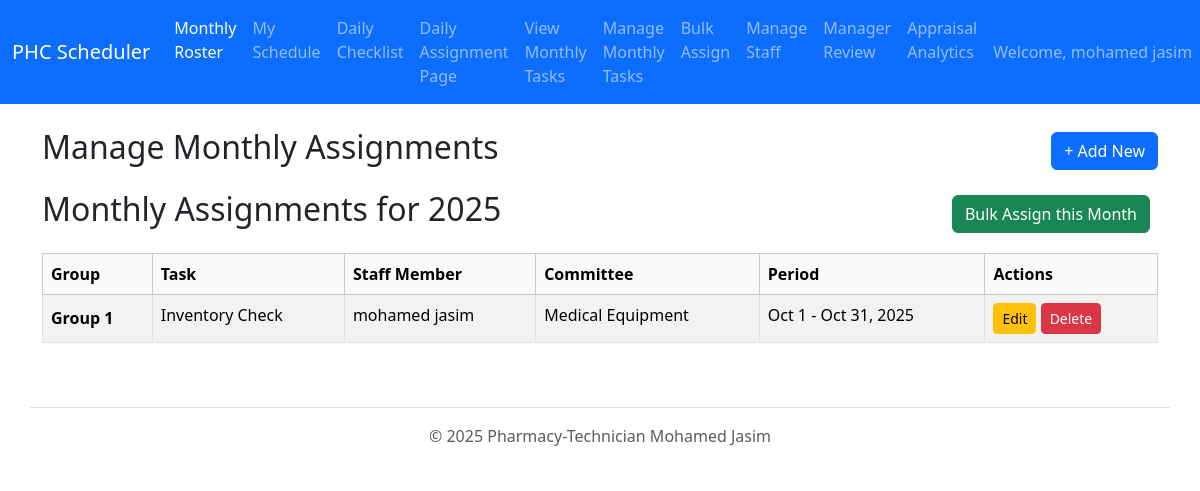
The app's page /monthly-assignments/ (signed in) with its own data.
### main_app/models.py (models this page shows, shortened)
class User(AbstractUser):
    class Role(models.TextChoices):
        NURSE = 'NURSE', 'Nurse'
        MAS = 'MAS', 'MAS (Auxiliary)'
        NURSE_MANAGER = 'MANAGER', 'Nurse Manager'
    username = models.CharField(
        max_length=150,
        unique=True,
        help_text="The part of the email before @phc.gov.bh"
    )
    email = models.EmailField(blank=True)
    phone_number = PhoneNumberField(
        unique=True,
        region='BH',
        help_text="Must be a unique Bahraini phone number."
    )
    employee_id = models.IntegerField(unique=True, blank=True, null=True)
    role = models.CharField(max_length=7, choices=Role.choices, default=Role.NURSE)
    USERNAME_FIELD = 'username'
    REQUIRED_FIELDS = ['first_name', 'last_name', 'phone_number']

class MonthlyAssignment(models.Model):
    staff = models.ForeignKey(User, on_delete=models.CASCADE, related_name='monthly_assignments')
    task = models.ForeignKey(MonthlyTask, on_delete=models.CASCADE, related_name='assignments')
    start_date = models.DateField()
    end_date = models.DateField()
    group = models.CharField(
        max_length=50,
        blank=True,
        null=True,
        help_text="e.g., Group 1, Group 2, Clinic"
    )
    committee = models.CharField(
        max_length=100,
        blank=True,
        null=True,
        help_text="e.g., Medical Equipment, Emergency, Health Promotion"
    )
    notes = models.TextField(blank=True, help_text="Explain why this assignment is split, if applicable.")
    class Meta:
        ordering = ['group', 'task__name', 'start_date']

class MonthlyTask(models.Model):
    name = models.CharField(max_length=200, unique=True)

### main_app/views.py (the view)
# urls.py: path('monthly-assignments/', views.MonthlyAssignmentListView.as_view(), name='monthly_assignment_list'),
class MonthlyAssignmentListView(LoginRequiredMixin, ManagerRequiredMixin, ListView):
    model = MonthlyAssignment
    template_name = 'monthlyassignment_list.html'
    context_object_name = 'assignments'
    ordering = ['-start_date']
    def get_context_data(self, **kwargs):
        context = super().get_context_data(**kwargs)
        today = datetime.date.today()
        context['year'] = today.year
        context['month'] = today.month
        return context

### main_app/views.py (called while the page is built)
    def test_func(self):
        return self.request.user.role == "MANAGER"

### main_app/templates/monthlyassignment_list.html (shortened to what this page needs)
{% extends 'base.html' %}
{% block content %}
<div class="d-flex justify-content-between align-items-center mb-3">
    <h2>Manage Monthly Assignments</h2>
    <a href="{% url 'main_app:monthly_assignment_create' %}" class="btn btn-primary">+ Add New</a>
</div>
<div class="d-flex justify-content-between align-items-center mb-3">
    <h2>Monthly Assignments for {{ month_name }} {{ year }}</h2>
    <div> <a href="{% url 'main_app:monthly_assignment_bulk_assign' year month %}" class="btn btn-success me-2">Bulk Assign this Month</a>
    </div>
</div>
<div class="table-responsive">
    <table class="table table-striped table-bordered">
        <thead class="table-light">
            <tr>
                <th>Group</th>
                <th>Task</th>
                <th>Staff Member</th>
                <th>Committee</th>
                <th>Period</th>
                <th>Actions</th>
            </tr>
        </thead>
        <tbody>
            {% regroup assignments by group as assignments_by_group %}
            {% for group in assignments_by_group %}
                {% for assignment in group.list %}
                <tr>
                    {% if forloop.first %}
                        <td rowspan="{{ group.list|length }}" class="align-middle fw-bold">{{ group.grouper|default:"N/A" }}</td>
                    {% endif %}
                    <td>{{ assignment.task.name }}</td>
                    <td>{{ assignment.staff.get_full_name }}</td>
                    <td>{{ assignment.committee|default:"-" }}</td>
                    <td>{{ assignment.start_date|date:"M j" }} - {{ assignment.end_date|date:"M j, Y" }}</td>
                    <td>
                        <a href="{% url 'main_app:monthly_assignment_edit' assignment.pk %}" class="btn btn-sm btn-warning">Edit</a>
                        <a href="{% url 'main_app:monthly_assignment_delete' assignment.pk %}" class="btn btn-sm btn-danger">Delete</a>
                    </td>
                </tr>
                {% endfor %}
            {% empty %}
            <tr>
                <td colspan="6" class="text-center">No monthly assignments found.</td>
            </tr>
            {% endfor %}
        </tbody>
    </table>
</div>
{% endblock %}

### main_app/templates/base.html (shortened to what this page needs)
{% load static %}
<!DOCTYPE html>
<html lang="en">
<head>
  <link href="https://cdn.jsdelivr.net/npm/bootstrap@5.3.3/dist/css/bootstrap.min.css" rel="stylesheet">
  <link rel="stylesheet" href="{% static 'css/print.css' %}" media="print">
</head>
<body>
  <nav class="navbar navbar-expand-lg navbar-dark bg-primary">
    <div class="container-fluid">
      <a class="navbar-brand" href="{% url 'main_app:index' %}">PHC Scheduler</a>
      <div class="collapse navbar-collapse" id="navbarNav">
        <div class="navbar-nav me-auto">
          <a class="nav-link active" href="{% url 'main_app:index' %}">Monthly Roster</a>
          <a class="nav-link" href="{% url 'main_app:my_schedule' %}">My Schedule</a>
          <a class="nav-link" href="{% url 'main_app:checklist' %}">Daily Checklist</a>
          {% if request.user.role == 'MANAGER' %}
          <a class="nav-link" href="{% url 'main_app:daily_assign_redirect' %}">Daily Assignment Page</a>
          <a class="nav-link" href="{% url 'main_app:monthly_assignment_today' %}">View Monthly Tasks</a>
          <a class="nav-link" href="{% url 'main_app:monthly_assignment_list' %}">Manage Monthly Tasks</a>
          <a class="nav-link" href="{% url 'main_app:bulk_assign' %}">Bulk Assign</a>
          <a class="nav-link" href="{% url 'main_app:staff_list' %}">Manage Staff</a>
          <a class="nav-link" href="{% url 'main_app:manager_review' %}">Manager Review</a>
          <a class="nav-link" href="{% url 'main_app:appraisal_analytics' %}">Appraisal Analytics</a>
          {% endif %}
        </div>
        <div class="navbar-nav">
          <li class="nav-item dropdown">
            <a class="nav-link dropdown-toggle" href="#" role="button" data-bs-toggle="dropdown">
              Welcome, {{ request.user.get_full_name }}
            </a>
          </li>
        </div>
      </div>
    </div>
  </nav>
  <main class="container mt-4">
    {% block content %}
    {% endblock %}
  </main>
  <footer class="container mt-5 py-3 text-center text-muted border-top">
    &copy; 2025 Pharmacy-Technician Mohamed Jasim
  </footer>
</body>
</html>

### main_app/static/css/print.css (style rules this page uses)
body { font-size: 10pt; color: #000; background: #fff; }
.navbar, footer, .btn, .alert, a[href*='/edit'], a[href*='/delete'] { display: none !important; }
a:after { content: " (" attr(href) ")"; }
table a:after { content: ""; }
.container, .container-fluid, .table-responsive { width: 100% !important; margin: 0 !important; padding: 0 !important; }
table, .table { width: 100% !important; border: 1px solid #000; }
.table th, .table td { border: 1px solid #ccc !important; }
h1, h2, h3 { page-break-after: avoid; }

### records on screen
User: user.get_full_name "mohamed jasim"
MonthlyAssignment: grouper "Group 1", task.name "Inventory Check", staff.get_full_name "mohamed jasim", committee "Medical Equipment", start_date "Oct 1", end_date "Oct 31, 2025"

### other values on screen
{{ year }} "2025"
